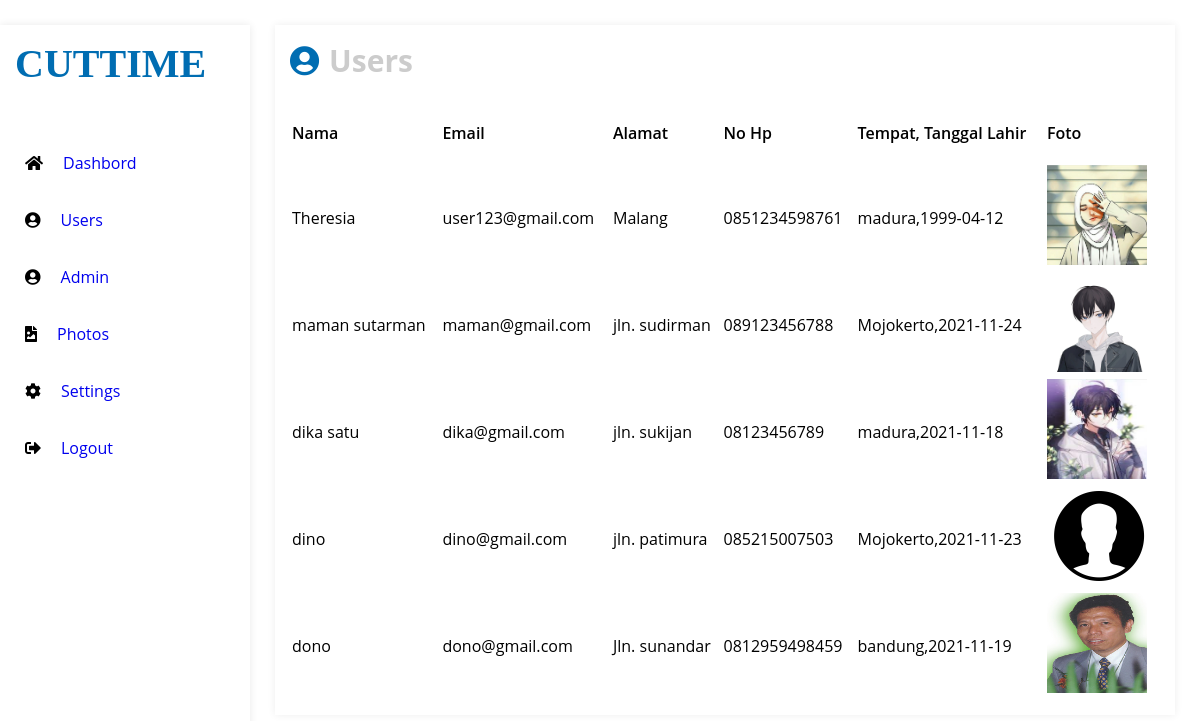
/Admin_Art/user.php (signed in), run on the app's committed database.
### tables this page shows
CREATE TABLE `user` (
  `id_user` int(20) NOT NULL,
  `nama` varchar(100) DEFAULT NULL,
  `email` varchar(50) DEFAULT NULL,
  `alamat` varchar(150) DEFAULT NULL,
  `no_hp` varchar(20) DEFAULT NULL,
  `tgl_lahir` date DEFAULT NULL,
  `tempat_lahir` varchar(45) DEFAULT NULL,
  `photos` varchar(100) NOT NULL,
  `level` varchar(50) NOT NULL,
  `password` varchar(255) DEFAULT NULL
);

### Admin_Art/user.php (the view, shortened to what this page needs)
<!DOCTYPE html>
<html lang="id">
<head>
    <link rel="stylesheet" href="css/fontawesome.css">
    <link rel="stylesheet" href="css/main.css">
</head>
<body>
    <div class="sidebar-nav">
        <div class="logo">
            <a href="#">
                <h1>CUTTIME</h1>
            </a>
        </div>
        <div class="side-nav">
            <ul>
                <li>
                    <span><i class="fas fa-home"></i></span>
                    <a href="index.php">Dashbord</a>
                </li>
                <li>
                    <span><i class="fa fa-user-circle"></i></span>
                    <a href="user.php">Users</a>
                </li>
                <li>
                    <span><i class="fa fa-user-circle"></i></span>
                    <a href="admin.php">Admin</a>
                </li>
                <li>
                    <span><i class="fa fa-file-image"></i></span>
                    <a href="photos.php">Photos</a>
                </li>
                <li>
                    <span><i class="fa fa-cog"></i></span>
                    <a href="setting.php">Settings</a>
                </li>
                <li>
                    <span><i class="fa fa-sign-out-alt"></i></span>
                    <a href="logout.php">Logout</a>
                </li>
            </ul>
        </div>
    </div>
    <div class="main_contant">
        <div class="bread-crumbs">
            <ul>
                <li>
                    <span><i class="fas fa-user-circle"></i></span>
                    <h3>Users</h3>
                </li>
            </ul>
        </div>
        <div class="main">
            <?php
                $sql = "select * from user WHERE level = 'user'";
                $query = $koneksi->query($sql);
            ?>
                <table>
                    <thead>
                        <tr>
                            <td>Nama</td>
                            <td>Email</td>
                            <td>Alamat</td>
                            <td>No Hp</td>
                            <td>Tempat, Tanggal Lahir</td>
                            <td>Foto</td>
                        </tr>
                    </thead>
                    <tbody>
                         <?php
                            while ($baris = $query->fetch(PDO::FETCH_ASSOC)) {
                                echo "<tr>";
                                echo "<td>" . $baris['nama'] . "</td>";
                                echo "<td>" . $baris['email'] . "</td>";
                                echo "<td>" . $baris['alamat'] . "</td>";
                                echo "<td>" . $baris['no_hp'] . "</td>";
                                echo "<td>" . $baris['tempat_lahir'] . ",". $baris['tgl_lahir'] ."</td>";
                                echo "<td><img src='../profil/".$baris['photos']."' width='100' height='100'></td>";
                                echo "</tr>";
                            }
                        ?>
                    </tbody>
                </table>
            </div>
    </div>
</body>
</html>

### Admin_Art/css/main.css (style rules this page uses)
* { margin: 0; padding: 0; box-sizing: border-box; }
body { width: 100%; overflow-x: hidden; font-family: "open sans"; }
a { text-decoration: none; font-size: 16px; }
ul , li { list-style-type: none; }
.sidebar-nav { width: 250px; padding: 15px; background-color: #fff; height: 100%; box-shadow: 0 0 8px rgb(233, 233, 233); position: fixed; overflow: hidden; overflow-y: auto; }
.logo { margin-bottom: 50px; }
.logo h1 { color: #006DB2; font-family: "Righteous"; font-size: 40px; }
.side-nav ul li { display: flex; align-items: center; margin: 5px 0; padding:15px 10px; width: 100%; transition: .4s; cursor: pointer; }
.side-nav ul li span { margin-right: 20px; }
.main_contant { margin: 25px; margin-left: 275px; padding: 15px; box-shadow: 0 0 8px rgb(238, 238, 238); }
.main_contant .bread-crumbs { margin-bottom: 20px; }
.main_contant .bread-crumbs ul li { display: flex; align-items: center; }
.main_contant .bread-crumbs ul li span { color: #006DB2; margin-right: 10px; font-size: 30px; }
.main_contant .bread-crumbs ul li h3 { font-size: 30px; color: #ccc; }
.main { margin-top: 20px; display: grid; }
.main table thead tr td { font-weight: 600; color: #000; line-height: 60px; }

### data on the page
user: nama "Theresia", email "user123@gmail.com", alamat "Malang", no_hp "0851234598761", tempat_lahir "madura", tgl_lahir "1999-04-12", photos (picture)
user: nama "maman sutarman", email "maman@gmail.com", alamat "jln. sudirman", no_hp "089123456788", tempat_lahir "Mojokerto", tgl_lahir "2021-11-24", photos (picture)
user: nama "dika satu", email "dika@gmail.com", alamat "jln. sukijan", no_hp "08123456789", tempat_lahir "madura", tgl_lahir "2021-11-18", photos (picture)
user: nama "dino", email "dino@gmail.com", alamat "jln. patimura", no_hp "085215007503", tempat_lahir "Mojokerto", tgl_lahir "2021-11-23", photos (picture)
user: nama "dono", email "dono@gmail.com", alamat "Jln. sunandar", no_hp "0812959498459", tempat_lahir "bandung", tgl_lahir "2021-11-19", photos (picture)
